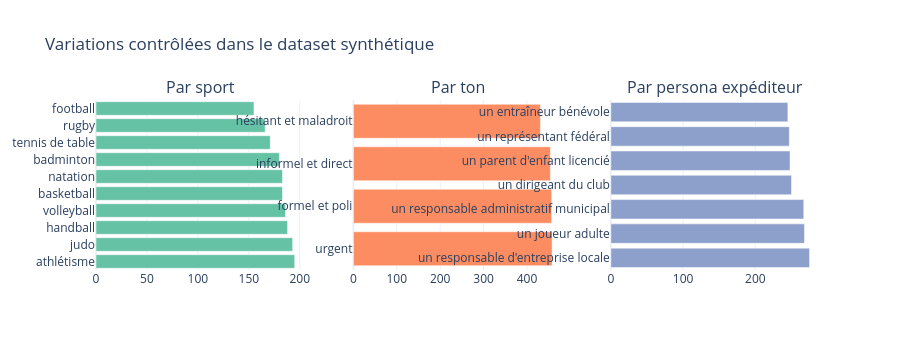

The notebook cell this image was saved under:
### Code cell
# Variations contrôlées : sport, ton, persona
fig = make_subplots(
    rows=1, cols=3,
    subplot_titles=['Par sport', 'Par ton', 'Par persona expéditeur']
)

for col_idx, col in enumerate(['sport', 'tone', 'persona'], 1):
    if col not in full_em.columns:
        continue
    counts = full_em[col].value_counts()
    fig.add_trace(
        go.Bar(x=counts.values, y=counts.index, orientation='h',
               marker_color=PALETTE[col_idx - 1], showlegend=False),
        row=1, col=col_idx
    )

fig.update_layout(
    title='Variations contrôlées dans le dataset synthétique',
    height=350, template=TEMPLATE,
)
fig.show()

### Figure 1 — Plotly figure (JSON) as saved in the notebook; plotly's stock layout.template omitted (floating-point values rounded to 4 significant figures)
{"data": [{"marker": {"color": "rgb(102,194,165)"}, "orientation": "h", "showlegend": false, "type": "bar", "x": [195, 193, 188, 186, 183, 183, 180, 171, 166, 155], "xaxis": "x", "y": ["athlétisme", "judo", "handball", "volleyball", "basketball", "natation", "badminton", "tennis de table", "rugby", "football"], "yaxis": "y"}, {"marker": {"color": "rgb(252,141,98)"}, "orientation": "h", "showlegend": false, "type": "bar", "x": [458, 457, 454, 431], "xaxis": "x2", "y": ["urgent", "formel et poli", "informel et direct", "hésitant et maladroit"], "yaxis": "y2"}, {"marker": {"color": "rgb(141,160,203)"}, "orientation": "h", "showlegend": false, "type": "bar", "x": [275, 268, 267, 250, 248, 247, 245], "xaxis": "x3", "y": ["un responsable d'entreprise locale", "un joueur adulte", "un responsable administratif municipal", "un dirigeant du club", "un parent d'enfant licencié", "un représentant fédéral", "un entraîneur bénévole"], "yaxis": "y3"}], "layout": {"annotations": [{"font": {"size": 16}, "showarrow": false, "text": "Par sport", "x": 0.1444, "xanchor": "center", "xref": "paper", "y": 1.0, "yanchor": "bottom", "yref": "paper"}, {"font": {"size": 16}, "showarrow": false, "text": "Par ton", "x": 0.5, "xanchor": "center", "xref": "paper", "y": 1.0, "yanchor": "bottom", "yref": "paper"}, {"font": {"size": 16}, "showarrow": false, "text": "Par persona expéditeur", "x": 0.8556, "xanchor": "center", "xref": "paper", "y": 1.0, "yanchor": "bottom", "yref": "paper"}], "height": 350, "title": {"text": "Variations contrôlées dans le dataset synthétique"}, "xaxis": {"anchor": "y", "domain": [0.0, 0.2889]}, "xaxis2": {"anchor": "y2", "domain": [0.3556, 0.6444]}, "xaxis3": {"anchor": "y3", "domain": [0.7111, 1.0]}, "yaxis": {"anchor": "x", "domain": [0.0, 1.0]}, "yaxis2": {"anchor": "x2", "domain": [0.0, 1.0]}, "yaxis3": {"anchor": "x3", "domain": [0.0, 1.0]}}}
